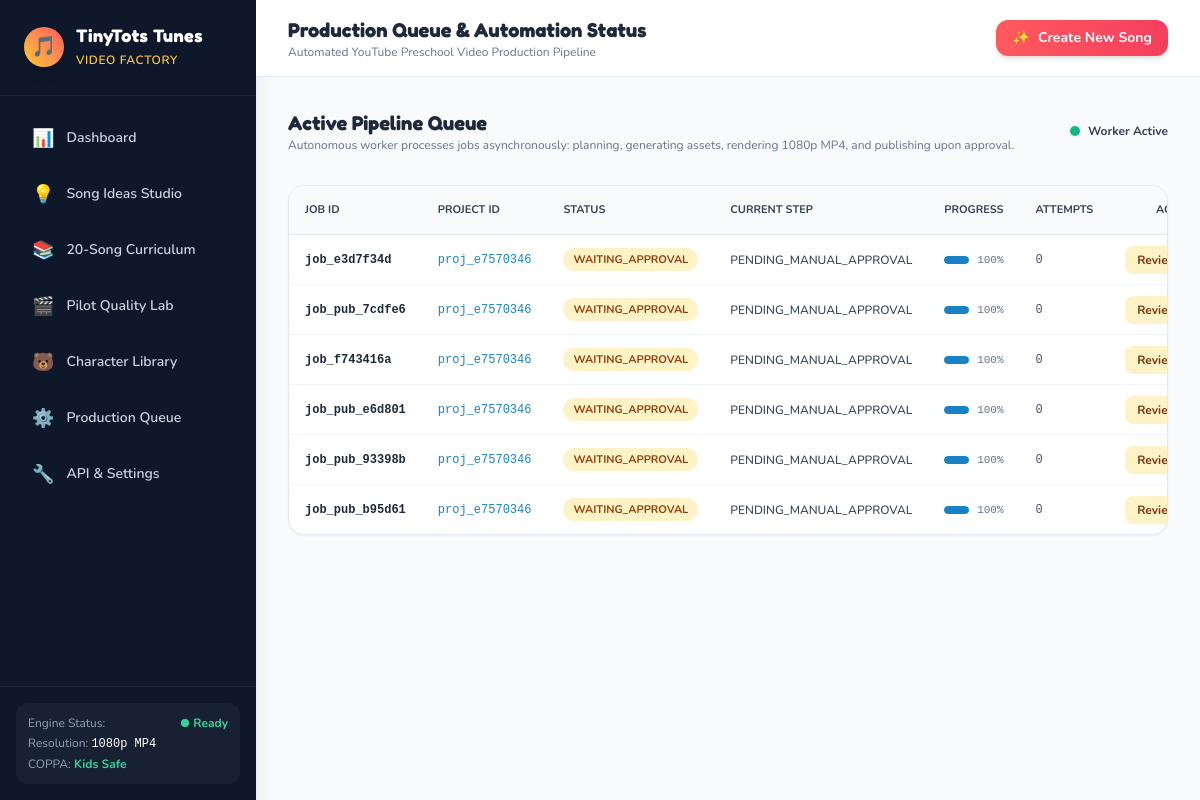
The app's page /queue, older data.
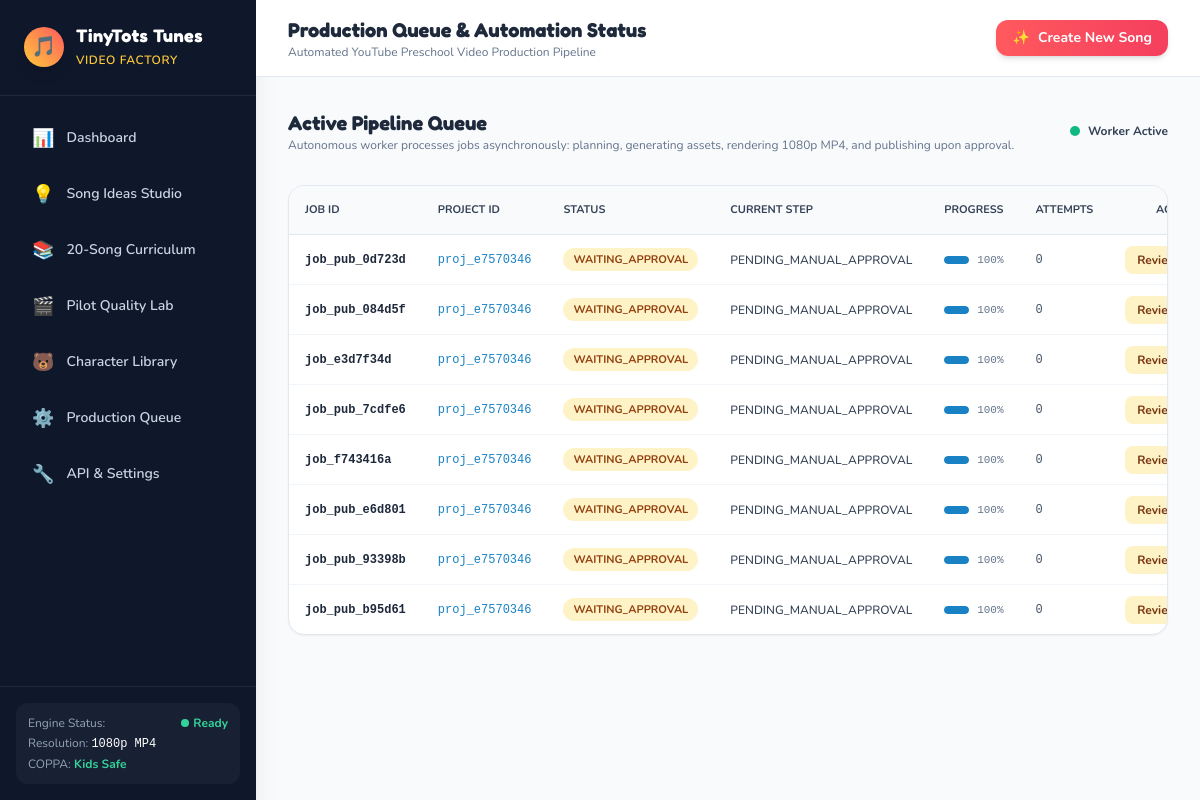
The same page, newer data.
### tables this page shows
CREATE TABLE queue_jobs (
                id TEXT PRIMARY KEY,
                project_id TEXT NOT NULL,
                status TEXT NOT NULL,
                current_step TEXT,
                progress INTEGER DEFAULT 0,
                error_message TEXT,
                retry_count INTEGER DEFAULT 0,
                created_at TIMESTAMP DEFAULT CURRENT_TIMESTAMP,
                updated_at TIMESTAMP DEFAULT CURRENT_TIMESTAMP,
                FOREIGN KEY (project_id) REFERENCES projects(id)
            );

### dashboard/app.py (the view)
@app.get("/queue", response_class=HTMLResponse)
async def queue_view(request: Request):
    jobs = db.list_jobs(limit=50)
    return templates.TemplateResponse(request=request, name="queue.html", context={
        "jobs": jobs
    })

### dashboard/templates/queue.html (shortened to what this page needs)
{% extends "base.html" %}
{% block header_title %}Production Queue & Automation Status{% endblock %}
{% block content %}
<div class="space-y-8 max-w-6xl">
    <div class="flex items-center justify-between">
        <div>
            <h3 class="text-xl font-bold text-slate-800 font-heading">Active Pipeline Queue</h3>
            <p class="text-xs text-slate-500">Autonomous worker processes jobs asynchronously: planning, generating assets, rendering 1080p MP4, and publishing upon approval.</p>
        </div>
        <div class="flex items-center gap-2">
            <span class="w-2.5 h-2.5 rounded-full bg-emerald-500 animate-ping"></span>
            <span class="text-xs font-bold text-slate-700">Worker Active</span>
        </div>
    </div>
    <div class="bg-white rounded-2xl border border-slate-200 shadow-sm overflow-hidden">
        <div class="overflow-x-auto">
            <table class="w-full text-left text-xs text-slate-600 border-collapse">
                <thead>
                    <tr class="border-b border-slate-200 bg-slate-50 text-slate-700 font-bold uppercase text-[11px]">
                        <th class="p-4">Job ID</th>
                        <th class="p-4">Project ID</th>
                        <th class="p-4">Status</th>
                        <th class="p-4">Current Step</th>
                        <th class="p-4">Progress</th>
                        <th class="p-4">Attempts</th>
                        <th class="p-4 text-right">Actions</th>
                    </tr>
                </thead>
                <tbody class="divide-y divide-slate-100 font-medium">
                    {% for job in jobs %}
                    <tr class="hover:bg-slate-50/70">
                        <td class="p-4 font-mono font-bold text-slate-800">{{ job.id }}</td>
                        <td class="p-4 font-mono">
                            <a href="/projects/{{ job.project_id }}" class="text-brand-blue hover:underline">
                                {{ job.project_id }}
                            </a>
                        </td>
                        <td class="p-4">
                            <span class="px-2.5 py-1 rounded-full text-[11px] font-bold
                                {% if job.status == 'COMPLETED' %} bg-emerald-100 text-emerald-800
                                {% elif job.status == 'PROCESSING' %} bg-blue-100 text-blue-800 animate-pulse
                                {% elif job.status == 'FAILED' %} bg-rose-100 text-rose-800
                                {% elif job.status == 'WAITING_APPROVAL' %} bg-amber-100 text-amber-800
                                {% else %} bg-slate-100 text-slate-700 {% endif %}">
                                {{ job.status }}
                            </span>
                        </td>
                        <td class="p-4 max-w-xs truncate text-slate-700">
                            {{ job.current_step }}
                        </td>
                        <td class="p-4 w-40">
                            <div class="flex items-center space-x-2">
                                <div class="w-full bg-slate-200 h-2 rounded-full overflow-hidden">
                                    <div class="bg-brand-blue h-full rounded-full transition-all duration-300" style="width: {{ job.progress }}%"></div>
                                </div>
                                <span class="font-mono text-[11px] text-slate-500">{{ job.progress }}%</span>
                            </div>
                        </td>
                        <td class="p-4 font-mono">{{ job.retry_count }}</td>
                        <td class="p-4 text-right whitespace-nowrap">
                            {% if job.status == 'FAILED' %}
                            <form action="/api/jobs/{{ job.id }}/retry" method="POST" class="inline">
                                <button type="submit" class="bg-rose-50 hover:bg-rose-100 text-rose-700 font-bold px-3 py-1.5 rounded-lg text-xs transition border border-rose-200">
                                    🔄 Retry
                                </button>
                            </form>
                            {% elif job.status == 'WAITING_APPROVAL' %}
                            <a href="/projects/{{ job.project_id }}" class="bg-amber-100 hover:bg-amber-200 text-amber-900 font-bold px-3 py-1.5 rounded-lg text-xs transition">
                                Review &rarr;
                            </a>
                            {% else %}
                            <a href="/projects/{{ job.project_id }}" class="text-slate-400 hover:text-slate-600 text-xs">
                                Inspect
                            </a>
                            {% endif %}
                        </td>
                    </tr>
                    {% endfor %}
                </tbody>
            </table>
        </div>
    </div>
</div>
{% endblock %}

### dashboard/templates/base.html (shortened to what this page needs)
<!DOCTYPE html>
<html lang="en">
<head>
    <script src="https://cdn.tailwindcss.com"></script>
</head>
<body class="text-slate-800 flex h-screen overflow-hidden">
    <aside class="w-64 bg-slate-900 text-white flex flex-col justify-between shadow-xl">
        <div>
            <div class="p-6 border-b border-slate-800 flex items-center space-x-3">
                <div class="w-10 h-10 rounded-full bg-gradient-to-tr from-brand-yellow to-brand-500 flex items-center justify-center text-xl shadow-lg">
                    🎵
                </div>
                <div>
                    <h1 class="text-lg font-bold tracking-wide text-white leading-tight">TinyTots Tunes</h1>
                    <span class="text-xs text-brand-yellow font-semibold uppercase tracking-wider">Video Factory</span>
                </div>
            </div>
            <nav class="p-4 space-y-1">
                <a href="/" class="flex items-center space-x-3 px-4 py-3 rounded-xl text-sm font-semibold transition hover:bg-slate-800 hover:text-brand-yellow text-slate-300">
                    <span class="text-lg">📊</span>
                    <span>Dashboard</span>
                </a>
                <a href="/ideas" class="flex items-center space-x-3 px-4 py-3 rounded-xl text-sm font-semibold transition hover:bg-slate-800 hover:text-brand-yellow text-slate-300">
                    <span class="text-lg">💡</span>
                    <span>Song Ideas Studio</span>
                </a>
                <a href="/catalog" class="flex items-center space-x-3 px-4 py-3 rounded-xl text-sm font-semibold transition hover:bg-slate-800 hover:text-brand-yellow text-slate-300">
                    <span class="text-lg">📚</span>
                    <span>20-Song Curriculum</span>
                </a>
                <a href="/pilots" class="flex items-center space-x-3 px-4 py-3 rounded-xl text-sm font-semibold transition hover:bg-slate-800 hover:text-brand-yellow text-slate-300">
                    <span class="text-lg">🎬</span>
                    <span>Pilot Quality Lab</span>
                </a>
                <a href="/characters" class="flex items-center space-x-3 px-4 py-3 rounded-xl text-sm font-semibold transition hover:bg-slate-800 hover:text-brand-yellow text-slate-300">
                    <span class="text-lg">🐻</span>
                    <span>Character Library</span>
                </a>
                <a href="/queue" class="flex items-center space-x-3 px-4 py-3 rounded-xl text-sm font-semibold transition hover:bg-slate-800 hover:text-brand-yellow text-slate-300">
                    <span class="text-lg">⚙️</span>
                    <span>Production Queue</span>
                </a>
                <a href="/settings" class="flex items-center space-x-3 px-4 py-3 rounded-xl text-sm font-semibold transition hover:bg-slate-800 hover:text-brand-yellow text-slate-300">
                    <span class="text-lg">🔧</span>
                    <span>API & Settings</span>
                </a>
            </nav>
        </div>
        <div class="p-4 border-t border-slate-800">
            <div class="bg-slate-800/60 p-3 rounded-xl text-xs space-y-1">
                <div class="flex items-center justify-between text-slate-400">
                    <span>Engine Status:</span>
                    <span class="text-emerald-400 font-bold flex items-center gap-1">
                        <span class="w-2 h-2 rounded-full bg-emerald-400 animate-pulse"></span> Ready
                    </span>
                </div>
                <div class="text-slate-400">Resolution: <span class="text-white font-mono">1080p MP4</span></div>
                <div class="text-slate-400">COPPA: <span class="text-emerald-400 font-bold">Kids Safe</span></div>
            </div>
        </div>
    </aside>
    <main class="flex-1 flex flex-col overflow-y-auto">
        <header class="bg-white border-b border-slate-200 px-8 py-4 flex items-center justify-between sticky top-0 z-20">
            <div>
                <h2 class="text-xl font-bold text-slate-800 font-heading">{% block header_title %}Overview{% endblock %}</h2>
                <p class="text-xs text-slate-500">Automated YouTube Preschool Video Production Pipeline</p>
            </div>
            <div class="flex items-center space-x-3">
                <a href="/ideas" class="bg-gradient-to-r from-brand-500 to-rose-500 hover:from-rose-600 hover:to-brand-600 text-white font-bold px-4 py-2 rounded-xl text-sm shadow-md transition flex items-center space-x-2">
                    <span>✨</span>
                    <span>Create New Song</span>
                </a>
            </div>
        </header>
        <div class="p-8 flex-1">
            {% block content %}{% endblock %}
        </div>
    </main>
</body>
</html>

### dashboard/templates/base.html (style rules this page uses)
body { font-family: 'Nunito', sans-serif; background-color: #f8fafc; }
h1, h2, h3, .font-heading { font-family: 'Fredoka', cursive, sans-serif; }

Row changes from the older to the newer data that the page shows:
added queue_jobs: id "job_pub_0d723d", project_id "proj_e7570346", status "WAITING_APPROVAL", current_step "PENDING_MANUAL_APPROVAL", progress "100", retry_count "0"
added queue_jobs: id "job_pub_084d5f", project_id "proj_e7570346", status "WAITING_APPROVAL", current_step "PENDING_MANUAL_APPROVAL", progress "100", retry_count "0"
